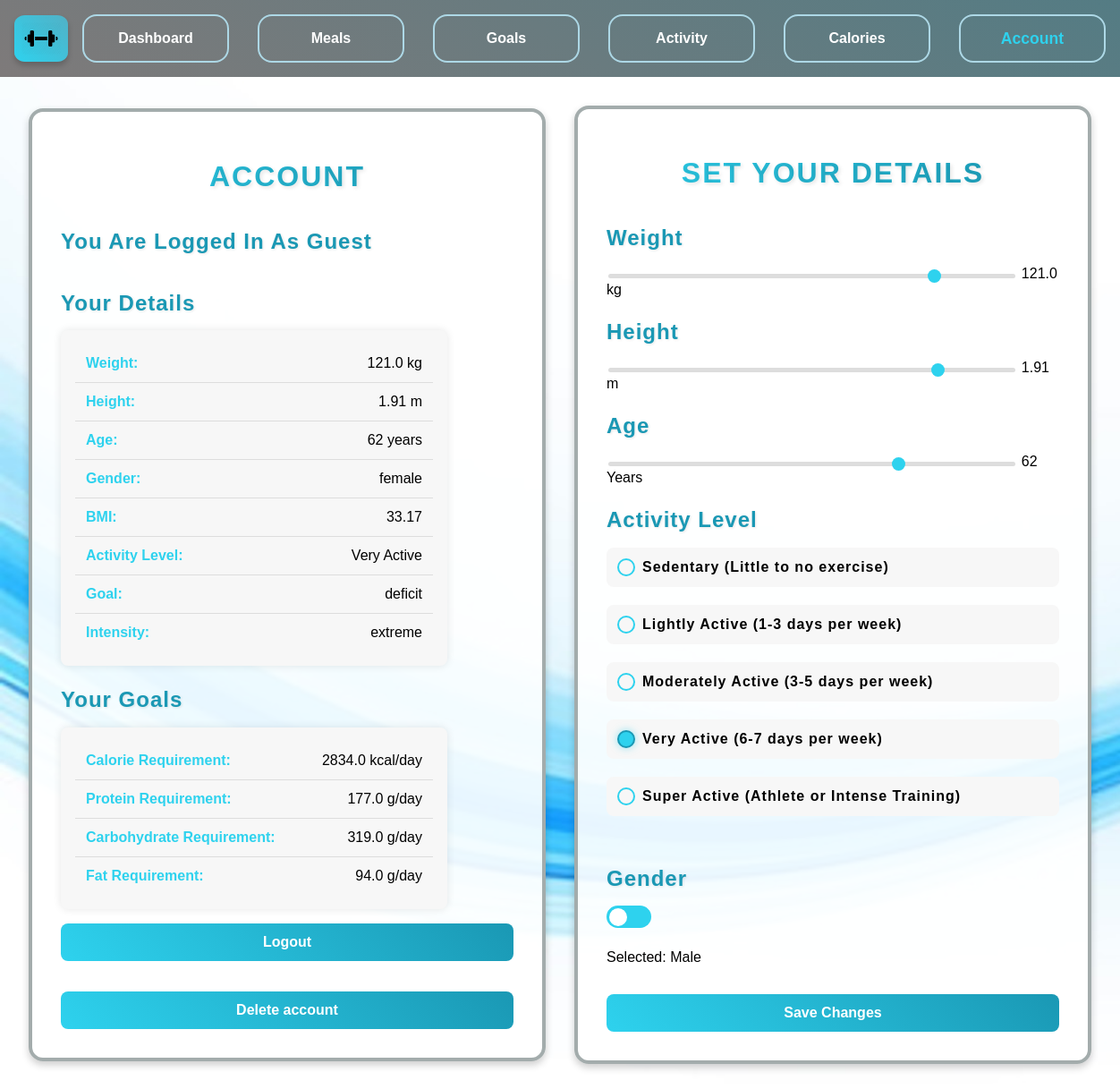
Page /account (signed in) on the committed database.
### app.py (models this page shows, shortened)
class User(db.Model):
    id = db.Column(db.Integer, primary_key=True)
    username = db.Column(db.String(100))
    weight = db.Column(db.Float, default=90)
    height = db.Column(db.Float, default=1.75)
    age = db.Column(db.Integer, default=48)
    gender = db.Column(db.String(10), default='male')
    bmi = db.Column(db.Float)
    bmr = db.Column(db.Float)
    tdee = db.Column(db.Float)
    exercise_level = db.Column(db.String(20), default='sedentary')
    goal = db.Column(db.String(20), default='maintain')
    intensity = db.Column(db.String(20))
    caloriesRequired = db.Column(db.Float)
    proteinRatio = db.Column(db.Float)
    fatRatio = db.Column(db.Float)
    carbRatio = db.Column(db.Float)
    proteinRequired = db.Column(db.Float)
    fatRequired = db.Column(db.Float)
    carbRequired = db.Column(db.Float)
    caloriesRemaining = db.Column(db.Float)
    proteinRemaining = db.Column(db.Float)
    fatRemaining = db.Column(db.Float)
    carbRemaining = db.Column(db.Float)
    last_reset = db.Column(db.Date, default=lambda: datetime.now(timezone.utc).date())
    meals = db.relationship('UserMeals', backref='user', lazy=True, cascade="all, delete-orphan")

### app.py (the view, shortened to what this page needs)
@app.route('/account', methods=['POST', 'GET'])
def account():
    if 'username' not in session:
        return redirect(url_for('login'))
    username = session.get('username')
    found_user = User.query.filter_by(username=username).first()
    return render_template(
        'account.html', username=username, user_db=found_user)

### templates/account.html (shortened to what this page needs)
{% extends "base.html" %}
{% block content %}
<div class="content">
    <div class="section-box">
        <h1>Account</h1>
        <h3>You are logged in as {{username}}</h3>
        <h3>Your Details</h3>
        <ul class="user-list">
            <li><strong>Weight:</strong> {{ user_db.weight if user_db.weight else 90 }} kg</li>
            <li><strong>Height:</strong> {{ user_db.height if user_db.height else 1.75 }} m</li>
            <li><strong>Age:</strong> {{ user_db.age if user_db.age else 48 }} years</li>
            <li><strong>Gender:</strong> {{ user_db.gender if user_db.gender else 'male' }}</li>
            <li><strong>BMI:</strong> {{ user_db.bmi if user_db.bmi else 'Not Calculated' }}</li>
            <li><strong>Activity Level:</strong> {{ user_db.exercise_level.replace("_", " ").title() if user_db.exercise_level else 'Not Set' }}</li>
            <li><strong>Goal:</strong> {{ user_db.goal if user_db.goal else 'Not Set' }}</li>
            <li><strong>Intensity:</strong> {{ user_db.intensity if user_db.intensity else 'Not Set' }}</li>
        </ul>
        <h3>Your Goals</h3>
        <ul class="user-list">
            <li><strong>Calorie Requirement:</strong> {{ user_db.caloriesRequired if user_db.caloriesRequired else 'Not Set' }} kcal/day</li>
            <li><strong>Protein Requirement:</strong> {{ user_db.proteinRequired if user_db.proteinRequired else 'Not Set' }} g/day</li>
            <li><strong>Carbohydrate Requirement:</strong> {{ user_db.carbRequired if user_db.carbRequired else 'Not Set' }} g/day</li>
            <li><strong>Fat Requirement:</strong> {{ user_db.fatRequired if user_db.fatRequired else 'Not Set' }} g/day</li>
        </ul>
        <form method="POST" action='/account'>
            <button type="submit" name="action" value="logout">Logout</button>
        </form>
        <br>
        <form method="POST" action='/account'>
            <button type="submit" name="action" value="delete">Delete account</button>
        </form>
    </div>
    <div class='section-box'>
        <h1>Set Your Details</h1>
        <form method="POST" action="/account">
            <h3>Weight</h3>
            <input type="range" id="weightSlider" name="getWeight" min="40" max="140" step="1"
                value="{{ user_db.weight if user_db.weight else 70 }}"
                oninput="weightOutput.value = this.value">
            <output id="weightOutput">{{ user_db.weight if user_db.weight else 70 }}</output> kg
            <br>
            <h3>Height</h3>
            <input type="range" id="heightSlider" name="getHeight" min="1.50" max="2.00" step="0.01"
                value="{{ user_db.height if user_db.height else 1.75 }}"
                oninput="heightOutput.value = this.value">
            <output id="heightOutput">{{ user_db.height if user_db.height else 1.75 }}</output> m
            <br>
            <h3>Age</h3><br>
            <input type="range" id="ageSlider" name="getAge" min="16" max="80" step="1"
                value="{{ user_db.age if user_db.age else 25 }}"
                oninput="ageOutput.value = this.value">
            <output id="ageOutput">{{ user_db.age if user_db.age else 25 }}</output> Years
            <br>
            <h3>Activity Level</h3>
            <div class="activity-level">
                <label class="radio-button">
                    <span class="custom-radio"></span> Sedentary (Little to no exercise)
                </label>
                <label class="radio-button">
                    <span class="custom-radio"></span> Lightly Active (1-3 days per week)
                </label>
                <label class="radio-button">
                    <span class="custom-radio"></span> Moderately Active (3-5 days per week)
                </label>
                <label class="radio-button">
                    <span class="custom-radio"></span> Very Active (6-7 days per week)
                </label>
                <label class="radio-button">
                    <span class="custom-radio"></span> Super Active (Athlete or Intense Training)
                </label>
            </div>
            <h3>Gender</h3><br>
            <label class="switch">
                <span class="slider"></span>
            </label>
            <p>Selected: <span id="genderText">{% if gender == 'female' %}Female{% else %}Male{% endif %}</span></p>
            <button type="submit" name="action" value="updateDetails">Save Changes</button>
        </form>
    </div>
</div>
{% endblock %}

### static/style.css (style rules this page uses)
html, body { background-image: url("./images/background.jpg"); background-size: cover; background-attachment: fixed; height: 100%; margin: 0rem; display: flex; flex-direction: column; box-sizing: border-box; font-family: sans-serif; }
.section-box { display: flex; flex-direction: column; flex-grow: 1; border: 0.3rem solid rgb(163, 172, 172); padding: 2rem; margin: 1rem; border-radius: 1rem; background-color: rgba(255, 255, 255, 0.9); width: 40%; box-shadow: 0 0.25rem 0.5rem rgba(0, 0, 0, 0.2); transition: transform 0.3s ease-in-out; overflow: hidden; min-height: 16rem; }
.content { display: flex; flex-wrap: wrap; justify-content: space-between; align-items: center; padding: 1rem; }
h1 { font-size: 2rem; font-weight: bold; text-align: center; text-transform: uppercase; background: linear-gradient(45deg, #2ed2ee, #1a98b4); background-clip: text; -webkit-background-clip: text; color: transparent; letter-spacing: 2px; text-shadow: 2px 2px 4px rgba(0, 0, 0, 0.1); margin-bottom: 1rem; }
h3 { font-size: 1.5rem; font-weight: bold; color: #1a98b4; text-transform: capitalize; letter-spacing: 1px; margin-bottom: 0.75rem; padding-bottom: 0.3rem; display: inline-block; text-shadow: 1px 1px 3px rgba(0, 0, 0, 0.1); }
label { font-size: 1.2rem; font-weight: bold; margin-bottom: 0.5rem; display: block; letter-spacing: 1px; color: linear-gradient(45deg, #334043, #481ab4);; }
input[type="range"] { -webkit-appearance: none; appearance: none; width: 90%; height: 5px; background: #ddd; border-radius: 5px; outline: none; transition: background 0.3s ease-in-out; }
button, input[type="submit"] { width: 100%; padding: 0.75rem; margin-top: 1rem; border: none; border-radius: 0.5rem; background: linear-gradient(45deg, #2ed2ee, #1a98b4); color: white; font-size: 1rem; cursor: pointer; transition: all 0.3s ease-in-out; font-weight: bold; }
.activity-level, .fitness-goals { display: flex; flex-direction: column; gap: 0.75rem; margin-bottom: 1.5rem; }
.radio-button { display: flex; align-items: center; gap: 0.5rem; cursor: pointer; font-size: 1rem; font-weight: bold; padding: 0.75rem; border-radius: 0.5rem; background: #f7f7f7; transition: 0.3s ease-in-out; }
.custom-radio { width: 1rem; height: 1rem; border: 2px solid #2ed2ee; border-radius: 50%; display: flex; align-items: center; justify-content: center; transition: 0.3s ease-in-out; }
.radio-button input:checked + .custom-radio { background-color: #2ed2ee; border-color: #1a98b4; box-shadow: 0 0 8px rgba(46, 210, 238, 0.5); }
.switch { position: relative; display: inline-block; width: 3.125rem; height: 1.5625rem; }
.slider { position: absolute; cursor: pointer; top: 0; left: 0; right: 0; bottom: 0; background-color: #2ed2ee; border-radius: 1.5625rem; transition: 0.4s; }
.slider:before { position: absolute; content: ""; height: 1.25rem; width: 1.25rem; left: 0.1875rem; bottom: 0.15625rem; background-color: white; border-radius: 50%; transition: 0.4s; }
.user-list { list-style: none; padding: 1rem; margin: 0; background: #f7f7f7; border-radius: 0.5rem; box-shadow: 0 0 10px rgba(0, 0, 0, 0.1); max-width: 400px; }
.user-list li { padding: 0.75rem; font-size: 1rem; border-bottom: 1px solid #ddd; display: flex; justify-content: space-between; }
.user-list li:last-child { border-bottom: none; }
.user-list li strong { color: #2ed2ee; }

### rows in the picture
User: username "Guest", weight "121.0", height "1.91", age "62", gender "female", bmi "33.17", exercise_level.replace "Very Active", goal "deficit", intensity "extreme", caloriesRequired "2834.0", proteinRequired "177.0", carbRequired "319.0", fatRequired "94.0", getWeight "121", getHeight "1.91", getAge "62"
